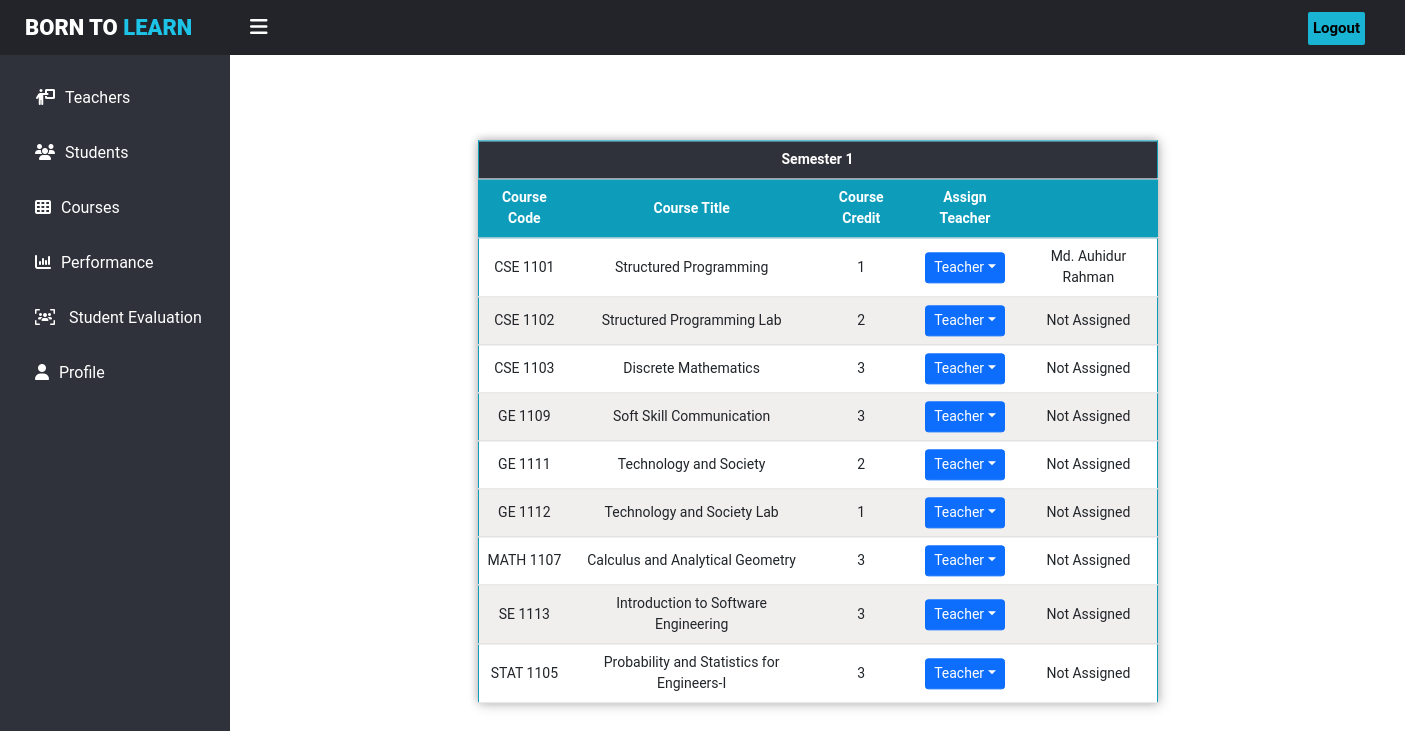
The page /director/assignedTeacher.php?semester=1 (signed in) on the database its author committed.
### tables this page shows
CREATE TABLE `courses` (
  `course_id` int(20) NOT NULL,
  `course_code` varchar(50) NOT NULL,
  `course_title` varchar(50) NOT NULL,
  `course_semester` int(20) NOT NULL,
  `credit` int(20) NOT NULL
);

CREATE TABLE `user` (
  `ID` int(50) NOT NULL,
  `email` varchar(50) NOT NULL,
  `password` varchar(50) NOT NULL,
  `user_type` varchar(50) NOT NULL,
  `Roll` varchar(50) NOT NULL,
  `Mobile` varchar(50) NOT NULL,
  `Batch` int(11) NOT NULL,
  `semester` int(100) NOT NULL,
  `Name` varchar(50) NOT NULL
);

### director/assignedTeacher.php (the view, shortened to what this page needs)
<?php
include '../assets/sidebar.php';
include '../assets/database.php';
$year = date('Y');
if (isset(($_GET['semester']))) {
    $semester = $_GET['semester'];
}
?>
<link rel="stylesheet" href="../css//Semesters.css">
<div class="semesters-area" id="semester_id" style="padding-top:450px;">
    <div class="semesters-container">
        <table>
            <tbody>
                <?php
                $result = mysqli_query($conn, " SELECT * FROM `courses` WHERE course_semester='$semester'") or die('query failed');
                if ($result->num_rows > 0) { ?>
                    <tr id="semester">
                        <th colspan="5" style="text-align:center;">Semester <?php echo $semester ?></th>
                    </tr>
                    <tr id="header" style="text-align:center;">
                        <th>Course Code</th>
                        <th>Course Title</th>
                        <th>Course Credit</th>
                        <th>Assign Teacher</th>
                        <th></th>
                    </tr>
                    <?php while ($row = $result->fetch_assoc()) {
                        $course_id = $row['course_id'];
                        $course_code = $row['course_code'];
                        $course_title = $row['course_title'];
                        $credit = $row['credit'];
                    ?>
                        <tr>
                            <td><?php echo $course_code; ?></td>
                            <td><?php echo $course_title; ?></td>
                            <td><?php echo $credit; ?></td>
                            <td>
                                <div class="dropdown d-flex justify-content-center">
                                    <?php
                                    $sql = "select * FROM user WHERE user_type='teacher'";
                                    $teacher = $conn->query($sql);
                                    if ($teacher->num_rows > 0) { ?>
                                        <button class="btn btn-primary btn-sm dropdown-toggle" type="button" id="dropdownMenuButton1" data-bs-toggle="dropdown" aria-expanded="false" name="addMarks">Teacher</button>
                                    <?php } ?>
                                </div>
                            </td>
                            <td>
                                <?php
                                $assaignedTeacher = mysqli_query($conn, " SELECT * FROM `assaigncourse` WHERE year='$year' AND course_id='$course_id'") or die('query failed');
                                if ($assaignedTeacher->num_rows > 0) {
                                    while ($row = $assaignedTeacher->fetch_assoc()) {
                                        $ateacher_id = $row['teacher_id'];
                                        $atracher = mysqli_query($conn, " SELECT * FROM `user` WHERE ID='$ateacher_id'") or die('query failed');
                                        if ($atracher->num_rows > 0) {
                                            $row =  $atracher->fetch_assoc();
                                            $ateacher_name = $row['Name'];
                                        }
                                    }
                                } else {
                                    $ateacher_name = "Not Assigned";
                                } ?>
                                <?php echo $ateacher_name; ?>
                            </td>
                        </tr>
                <?php  }
                }
                ?>
            </tbody>
        </table>
    </div>
</div>
</div>
</body>
</html>

### css/sidebar.css (style rules this page uses)
body { margin: 0; padding: 0; font-family: "Roboto", sans-serif; }

### css/Semesters.css (style rules this page uses)
body { overflow-x: hidden; }
.semesters-area { display: -webkit-flex; display: -moz-flex; display: -ms-flex; display: -o-flex; display: flex; flex-direction: column; justify-content: center; }
#semester_id { padding-left: 50%; }
.semesters-container { display: -webkit-flex; display: -moz-flex; display: -ms-flex; display: -o-flex; display: flex; flex-direction: row; justify-content: space-between; align-items: center; margin: 0 auto; }
table { transform: translate(-50%, -55%); border-collapse: collapse; width: 680px; border: 1px solid #0d9dbb; box-shadow: 2px 2px 12px rgba(0, 0, 0, 0.2), -1px -1px 8px rgba(0, 0, 0, 0.2); }
tr { transition: all 0.2s ease-in; cursor: pointer; font-size: 14px; }
tr:nth-child(even) { background-color: #f1eeee; }
th, td { padding: 8px; text-align: center; border-bottom: 1px solid #ddd; }
#semester { background-color: #2f323a; color: #fff; }
#header { background-color: #0d9dbb; color: #fff; }

### rows shown on the page
courses: course_code "CSE 1101", course_title "Structured Programming", credit "1", user.Name "Md. Auhidur Rahman"
courses: course_code "CSE 1102", course_title "Structured Programming Lab", credit "2", ateacher_name "Not Assigned"
courses: course_code "CSE 1103", course_title "Discrete Mathematics", credit "3", ateacher_name "Not Assigned"
courses: course_code "GE 1109", course_title "Soft Skill Communication", credit "3", ateacher_name "Not Assigned"
courses: course_code "GE 1111", course_title "Technology and Society", credit "2", ateacher_name "Not Assigned"
courses: course_code "GE 1112", course_title "Technology and Society Lab", credit "1", ateacher_name "Not Assigned"
courses: course_code "MATH 1107", course_title "Calculus and Analytical Geometry", credit "3", ateacher_name "Not Assigned"
courses: course_code "SE 1113", course_title "Introduction to Software Engineering", credit "3", ateacher_name "Not Assigned"
courses: course_code "STAT 1105", course_title "Probability and Statistics for Engineers-I", credit "3", ateacher_name "Not Assigned"

### other values the page prints
$semester "1"
